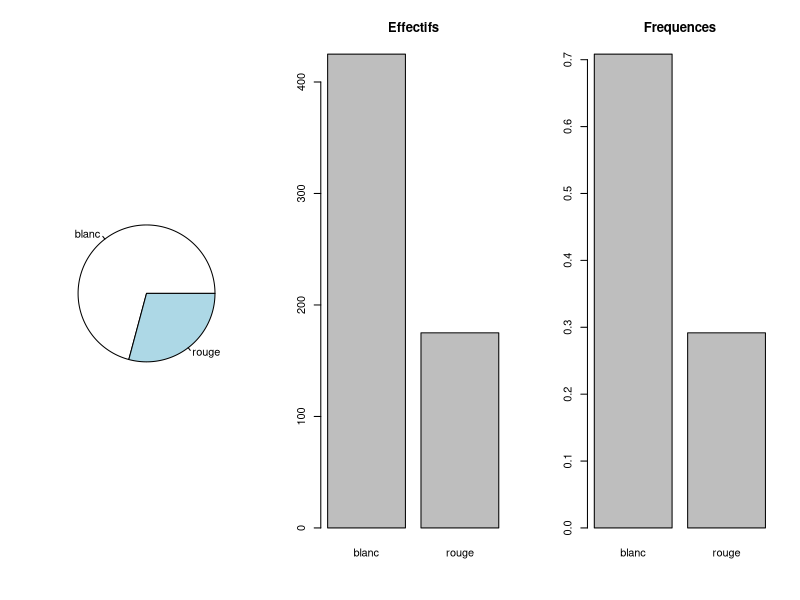
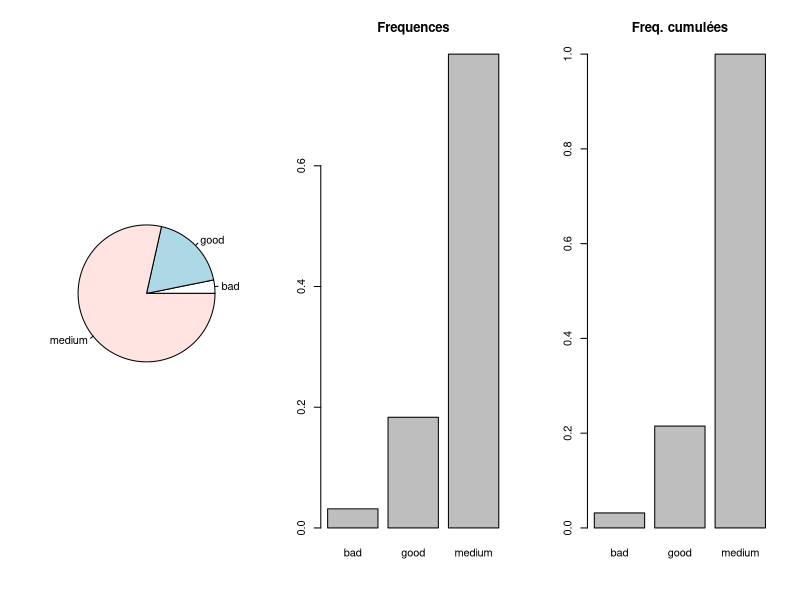
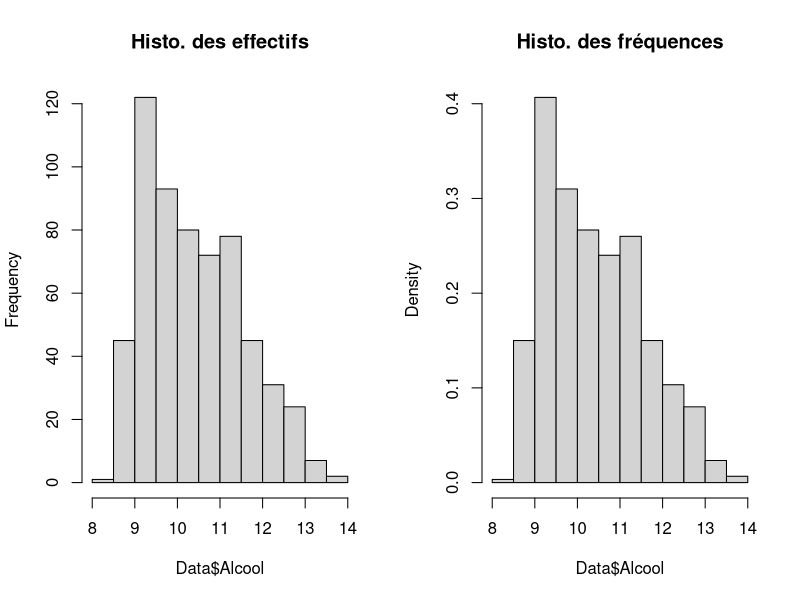
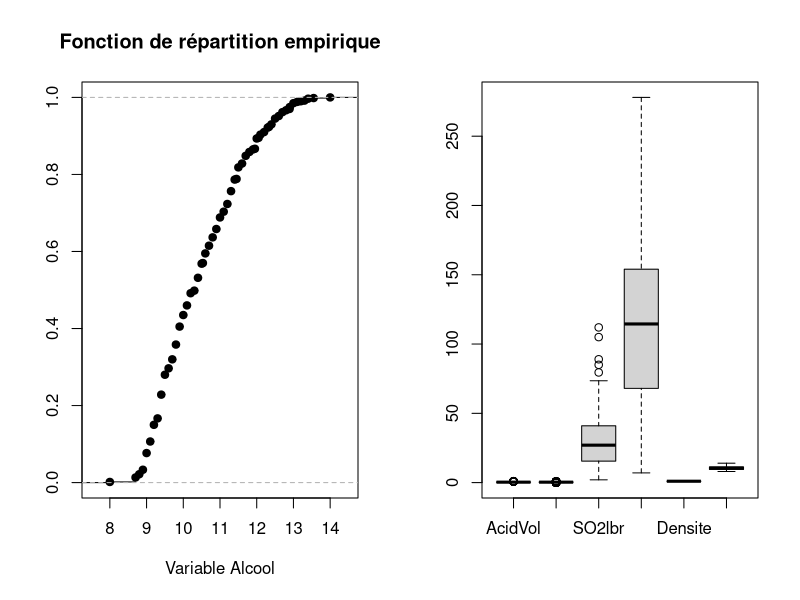
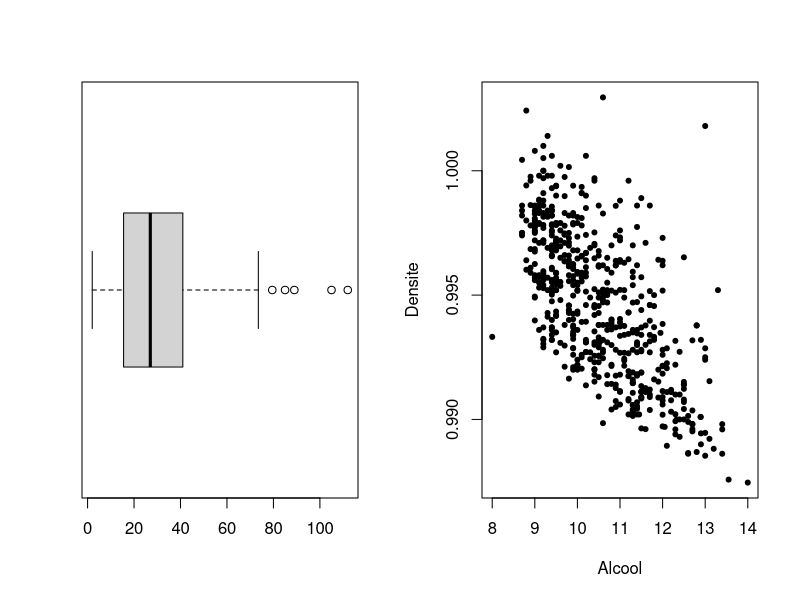
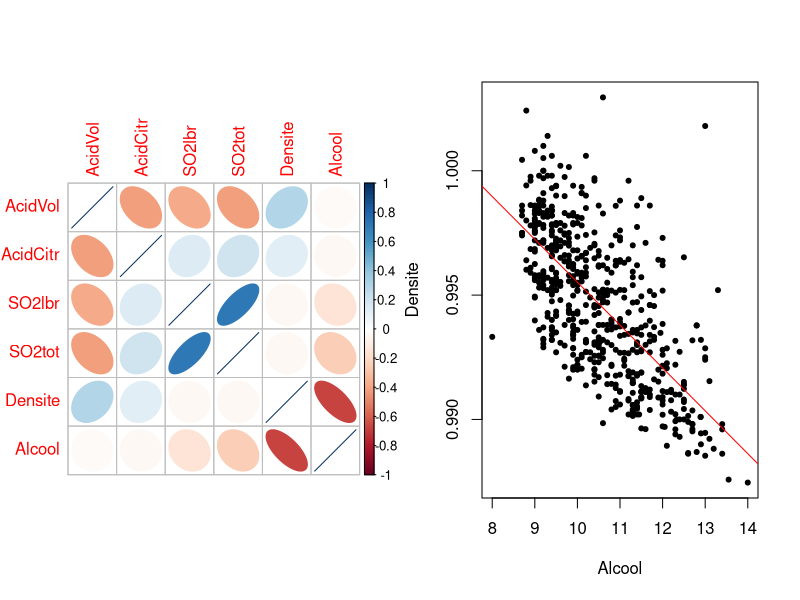
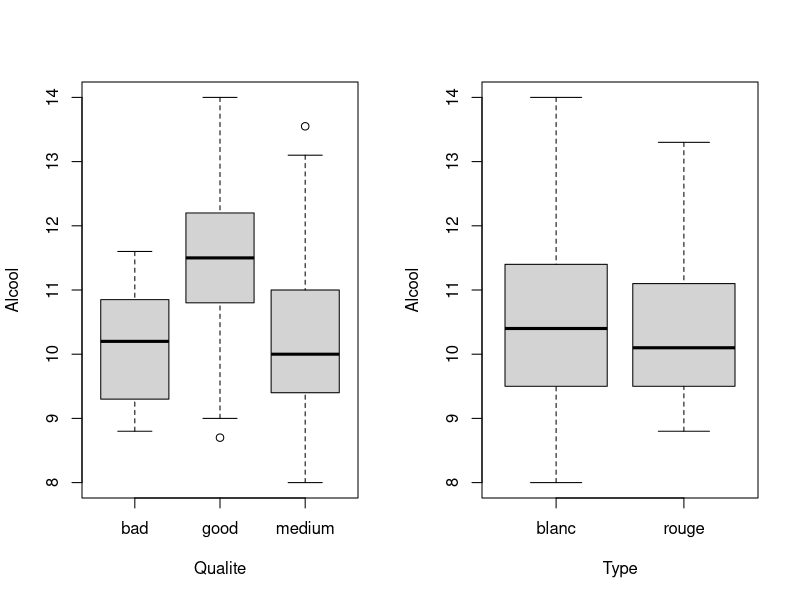
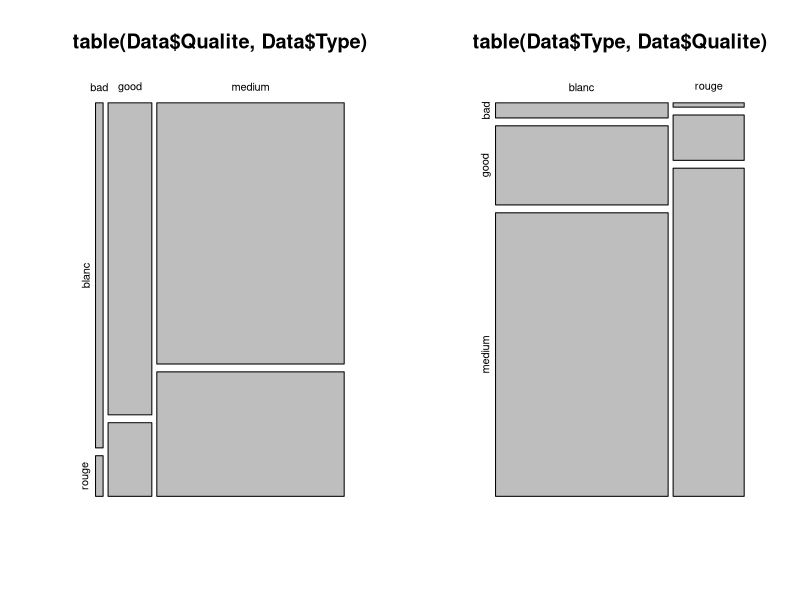

These figures' R source, in order:
## ---- chunk 1
library(knitr)
## Global options
options(max.print="75")
opts_chunk$set(echo=TRUE,
	             cache=TRUE,
               prompt=FALSE,
               tidy=TRUE,
               comment=NA,
               message=FALSE,
               warning=FALSE,
               class.source="badCode")
opts_knit$set(width=75)
## ---- chunk 2
library(corrplot)
## ---- chunk 3
Data = read.table("wine.txt",header=TRUE)
## ---- chunk 4
head(Data)
## ---- chunk 5
attributes(Data)
## ---- chunk 6
str(Data)
## ---- chunk 7
Data$Qualite=as.factor(Data$Qualite)
Data$Type=factor(Data$Type,labels=c("blanc","rouge"))
head(Data)
## ---- chunk 8
summary(Data)
## ---- chunk 9
levels(Data$Type)
## ---- chunk 10
summary(Data$Type)
EffType = as.vector(table(Data$Type))
EffType
## ---- chunk 11
Freq = EffType/length(Data$Type)
knitr::kable(data.frame(modalite=levels(Data$Type),Eff=EffType,Freq=Freq), caption = 'Description de la variable Type',booktabs = TRUE,digits=3)
## ---- chunk 12
par(mfrow=c(1,3))
pie(table(Data$Type))
barplot(table(Data$Type),main="Effectifs")
barplot(table(Data$Type)/nrow(Data),main="Frequences")
## ---- chunk 13
par(mfrow=c(1,3))
pie(table(Data$Qualite))
barplot(table(Data$Qualite)/nrow(Data),main="Frequences")
barplot(cumsum(table(Data$Qualite))/nrow(Data),main="Freq. cumulées")
## ---- chunk 14
mean(Data$Alcool)
## ---- chunk 15
var(Data$Alcool)
sd(Data$Alcool)
## ---- chunk 16
range(Data$Alcool)
min(Data$Alcool)
max(Data$Alcool)
## ---- chunk 17
diff(range(Data$Alcool))
## ---- chunk 18
median(Data$Alcool)
sort(Data$Alcool)[296:305]
## ---- chunk 19
quantile(Data$Alcool)
quantile(Data$Alcool,0.9)
## ---- chunk 20
q.Alc <- quantile(x = Data$Alcool, probs=c(.25,.75), names=FALSE)
diff(q.Alc)
## ---- chunk 21
L=q.Alc + diff(q.Alc) * c(-1.5,1.5) ; L
# valeur adjacente inférieure :
min(Data$Alcool[Data$Alcool>=L[1]])
# valeur adjacente supérieure :
max(Data$Alcool[Data$Alcool<=L[2]])
## ---- chunk 22
summary(Data$Alcool)
## ---- chunk 23
par(mfrow=c(1,2))
hist(Data$Alcool,main="Histo. des effectifs")
hist(Data$Alcool,freq=FALSE,main="Histo. des fréquences")
## ---- chunk 24
H <- hist(Data$Alcool,plot=FALSE)
attributes(H)
## ---- chunk 25
plot(ecdf(Data$Alcool), xlab = 'Variable Alcool', ylab = '', 
main = 'Fonction de répartition empirique')
## ---- chunk 26
boxplot(Data[,-c(1:2)])
## ---- chunk 27
B <- boxplot(Data$SO2lbr,horizontal=TRUE)
attributes(B)
## ---- chunk 28
B$stats
median(Data$SO2lbr)
q <- quantile(x = Data$SO2lbr, probs=c(.25,.75), names=FALSE)
q
L=q + diff(q) * c(-1.5,1.5) 
min(Data$SO2lbr[Data$SO2lbr>=L[1]])
max(Data$SO2lbr[Data$SO2lbr<=L[2]])
## ---- chunk 29
B$out

Data$SO2lbr[which(Data$SO2lbr<B$stats[1] | Data$SO2lbr>B$stats[5])]
## ---- chunk 30
plot(Data$Alcool,Data$Densite,pch=20,xlab="Alcool",ylab="Densite")
## ---- chunk 31
corrplot(cor(Data[,-c(1:2)]),method="ellipse")
## ---- chunk 32
plot(Densite ~ Alcool, data=Data,pch=20)
abline(lm(Densite~Alcool,data=Data),col="red")
## ---- chunk 33
par(mfrow=c(1,2))
boxplot(Alcool~Qualite,data=Data)
boxplot(Alcool~Type,data=Data)
## ---- chunk 34
table.cont = table(Data$Qualite,Data$Type)
table.cont
## ---- chunk 35
mosaicplot(table(Data$Qualite,Data$Type))
mosaicplot(table(Data$Type,Data$Qualite))
## ---- chunk 36
# A COMPLETER
## ---- chunk 37
# A COMPLETER
